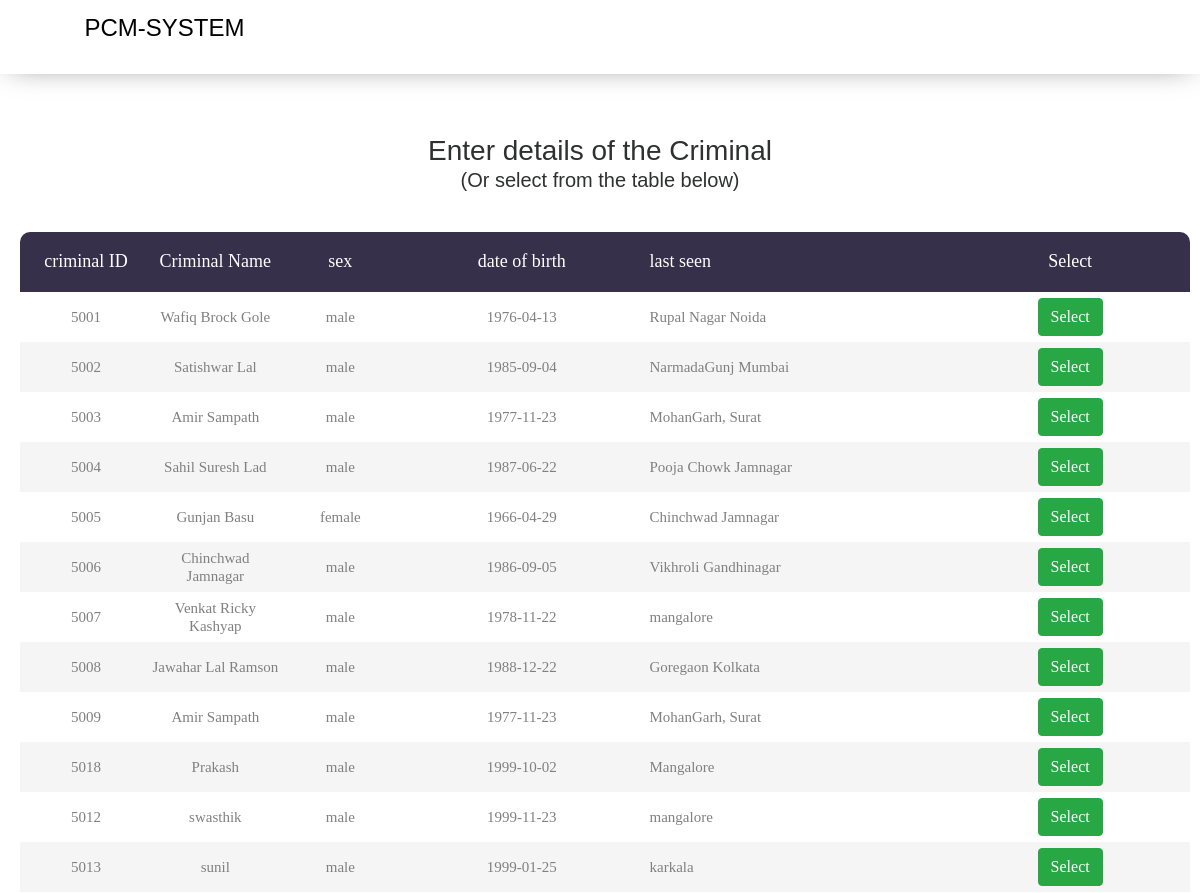
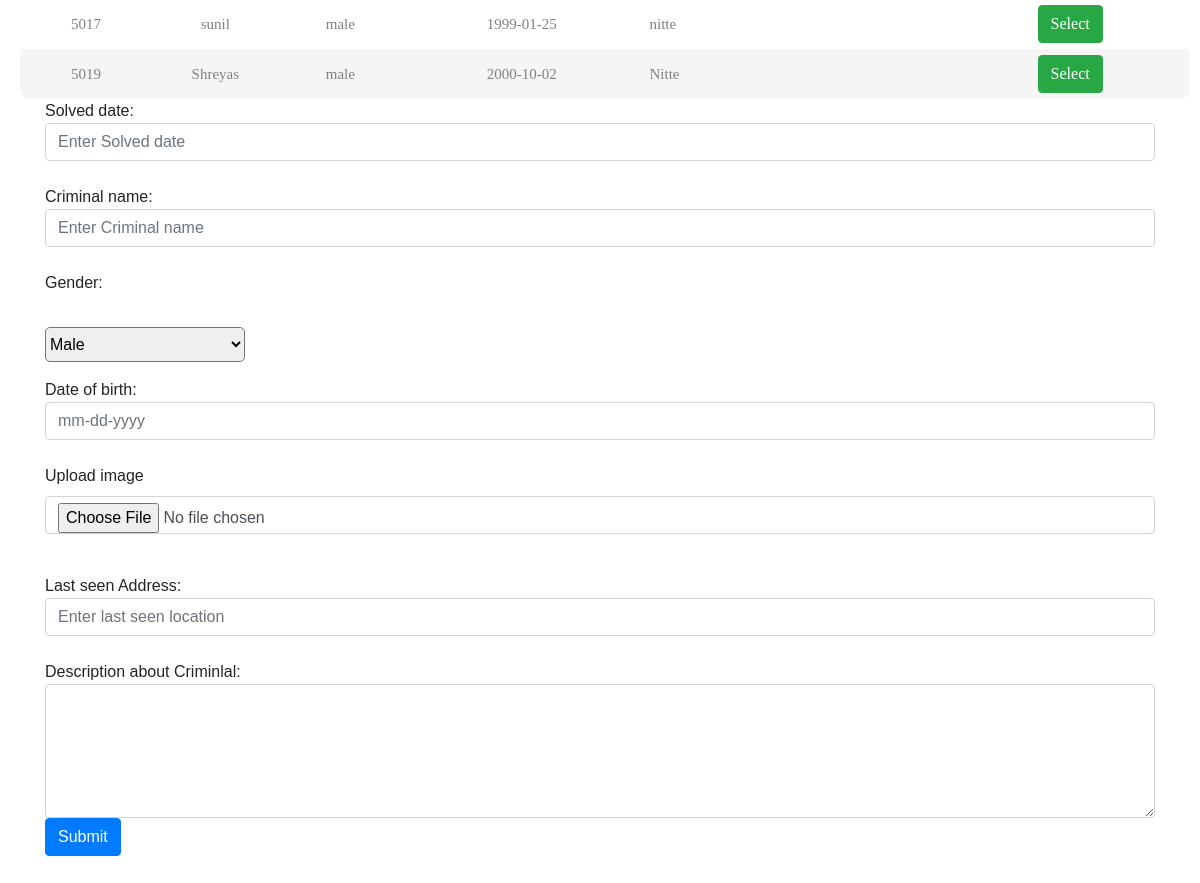
Page /solvedcomp.php (signed in) on the committed database (2 pictures, top to bottom).
### tables this page shows
CREATE TABLE IF NOT EXISTS `crimial` (
  `cri_id` int(11) NOT NULL,
  `cri_name` varchar(30) NOT NULL,
  `sex` varchar(8) NOT NULL,
  `dob` date NOT NULL,
  `descrip` text,
  `lastseenaddr` text NOT NULL,
  `cri_img_name` varchar(255) DEFAULT NULL,
  `image` longblob
);

### solvedcomp.php (the view, shortened to what this page needs)
<?php
	$cri_name = "";
	$cri_sex = "";
	$cri_dob = "";
	$lseen = "";
require_once "config.php";
$sqlStr = "SELECT * FROM crimial;";
$result = mysqli_query($link, $sqlStr);
?>
<!DOCTYPE html>
<html>
<head>
	<?php
    include_once 'includes/header.php' ?>
    <link rel="stylesheet" type="text/css" href="css/styleadmin.css">
</head>
<body>
    <?php
    include_once 'includes/policenavbar.php' ?>
	<div id="main">
		<h3 style="padding-top: 40px;" id="boys">Enter details of the Criminal</h3>
		<h5 style="padding-bottom: 40px;" id="boys"> (Or select from the table below)</h5>
		<?php
		echo '
		<div class="limiter">
		<div class="wrap-table100">
		<div class="">
		<table>
		<thead>
		<tr class="table100-head">
		<th class="column1">criminal ID</th>
		<th class="column2">Criminal Name</th>
		<th class="column3">sex</th>
		<th class="column4">date of birth</th>
		<th class="column5">last seen</th>
		<th class="column4">Select</th>
		</tr>
		</thead>';
		echo "<tbody>";
		while ($row = mysqli_fetch_array($result)) {
		echo '
		<tr>
		<td class="column1">'.$row['cri_id'].'</td>
		<td class="column2">'.$row['cri_name'].'</td>
		<td class="column3">'.$row['sex'].'</td>
		<td class="column4">'.$row['dob'].'</td>
		<td class="column5">'.$row['lastseenaddr'].'</td>
		<form method = "POST" action = "solvedcomp.php">
		<input type="hidden" name = "crid" value = '.$row['cri_id'].' class="btn btn-primary">
		<td class="column4"><button type="submit" name = "select" class="btn btn-success">Select</button></td>
		</form>
		</tr>';
		}
		echo '
		</tbody>
		</table>
		</div>
		</div>
		</div>
		';
		?>
		<form method="POST" enctype="multipart/form-data">
			<div class="container">
				<div class="form-group">
				Solved date:<br>
				<input type="text"  class="form-control"  name="date" placeholder="Enter Solved date" ><br>
				Criminal name:<br>
				<input type="text" class="form-control" name="criname" value="<?php echo $cri_name ?>" placeholder="Enter Criminal name" ><br>
				Gender:<br>
				<div class="form-group">
				<label class="text-white">Gender</label></br>
				<select style="width:200px;height: 35px;border-radius: 5px;" value="<?php echo $cri_sex ?>" name="gender" required="">
				<option value="male">Male</option>
				</select>
				</div>
				Date of birth:<br>
				<input type="text" class="form-control" value="<?php echo $cri_dob ?>"  name="dob" placeholder="mm-dd-yyyy"><br>
				<div class="form-group">
				<label>Upload image</label>
				<input type="file" name="myimage" class="form-control" ><br/>
				</div>
				Last seen Address:<br>
				<input type="text" class="form-control" name="lsaddr" value="<?php echo $lseen ?>" placeholder="Enter last seen location" ><br>
				Description about Criminlal:<br>
				<textarea cols="50" class="form-control" name="description" rows="5"></textarea>
				<button type="submit" name="submit" class="btn btn-primary">Submit</button>
			</div>
		</form>
	</div>
</html>

### includes/header.php (shortened to what this page needs)
<link rel="stylesheet" type="text/css" href="bootstrap\css\bootstrap.css">
<link rel="stylesheet" type="text/css" href="css/animate.css">
<link rel="stylesheet" type="text/css" href="css/main.css">
<link rel="stylesheet" type="text/css" href="fonts\font-awesome\css\font-awesome.css">

### includes/policenavbar.php
<nav class="navbar fixed-top">
    <div class="container">
        <span class="open-slide">
        <a class="text-dark" href="#" onclick="openSideMenu()">
        <i class="fa fa-bars"></i>
        </a>
        </span>
        <div class="navbar-nav mr-auto">
            <h4>PCM-SYSTEM</h4>
        </div>
    </div>
</nav>

### css/main.css (style rules this page uses)
* { margin: 0px; padding: 0px; box-sizing: border-box; }
body, html { height: 100%; font-family: sans-serif; }
a { margin: 0px; transition: all 0.4s; -webkit-transition: all 0.4s; -o-transition: all 0.4s; -moz-transition: all 0.4s; }
h1,h2,h3,h4,h5,h6 { margin: 0px; }
input { display: block; }
.limiter { width: 100%; margin: 0 auto; }
.wrap-table100 { width: 1170px; }
table { border-spacing: 1; border-collapse: collapse; background: white; border-radius: 10px; overflow: hidden; width: 100%; margin: 0 auto; position: relative; }
table * { position: relative; }
table td, table th { padding-left: 8px; }
table thead tr { height: 60px; background: #36304a; }
table tbody tr { height: 50px; }
table td, table th { text-align: center; }
.table100-head th { font-family: OpenSans-Regular; font-size: 18px; color: #fff; line-height: 1.2; font-weight: unset; }
tbody tr:nth-child(even) { background-color: #f5f5f5; }
tbody tr { font-family: OpenSans-Regular; font-size: 15px; color: #808080; line-height: 1.2; font-weight: unset; }
.column1 { width: 70px; }
.column2 { width: 70px; }
.column3 { width: 65px; }
.column4 { width:140px; text-align:center; align-items: center; }
.column5 { width: 170px; text-align: left; }

### css/styleadmin.css (style rules this page uses)
* { padding: 0; margin: 0; }
body { font-family: sans-serif; background-color: #ffffff; overflow-x: hidden; }
.navbar { background-color:#fff; overflow: hidden; height: 74px; box-shadow: 0px 0px 30px -10px rgba(0,0,0,0.57); }
.navbar { float: left; display: block; text-align: center; padding: 14px 16px; color: #000; text-decoration: none; font-size: 18px; }
.navbar .open-slide a i { font-size: 25px; }
#main { margin-top: 74px; transition: margin-left 0.5s; padding: 20px; overflow: hidden; width: 100%; }
#boys { text-align: center; color: #2f3030; }
.wrap-table100 { width: 1170px; }
.table100-head th { font-family: OpenSans-Regular; font-size: 18px; color: #fff; line-height: 1.2; font-weight: unset; }
.column1 { width: 70px; }
.column2 { width: 70px; }
.column3 { width: 65px; }
.column4 { width:140px; text-align:center; align-items: center; }
.column5 { width: 170px; text-align: left; }
.mr-auto { vertical-align: middle; padding-left: 20px; }

### rows in the picture
crimial: cri_id "5001", cri_name "Wafiq Brock Gole", sex "male", dob "1976-04-13", lastseenaddr "Rupal Nagar Noida"
crimial: cri_id "5002", cri_name "Satishwar Lal", sex "male", dob "1985-09-04", lastseenaddr "NarmadaGunj Mumbai"
crimial: cri_id "5003", cri_name "Amir Sampath", sex "male", dob "1977-11-23", lastseenaddr "MohanGarh, Surat"
crimial: cri_id "5004", cri_name "Sahil Suresh Lad", sex "male", dob "1987-06-22", lastseenaddr "Pooja Chowk Jamnagar"
crimial: cri_id "5005", cri_name "Gunjan Basu", sex "female", dob "1966-04-29", lastseenaddr "Chinchwad Jamnagar"
crimial: cri_id "5006", cri_name "Chinchwad Jamnagar", sex "male", dob "1986-09-05", lastseenaddr "Vikhroli Gandhinagar"
crimial: cri_id "5007", cri_name "Venkat Ricky Kashyap", sex "male", dob "1978-11-22", lastseenaddr "mangalore"
crimial: cri_id "5008", cri_name "Jawahar Lal Ramson", sex "male", dob "1988-12-22", lastseenaddr "Goregaon Kolkata"
crimial: cri_id "5009", cri_name "Amir Sampath", sex "male", dob "1977-11-23", lastseenaddr "MohanGarh, Surat"
crimial: cri_id "5018", cri_name "Prakash", sex "male", dob "1999-10-02", lastseenaddr "Mangalore"
crimial: cri_id "5012", cri_name "swasthik", sex "male", dob "1999-11-23", lastseenaddr "mangalore"
crimial: cri_id "5013", cri_name "sunil", sex "male", dob "1999-01-25", lastseenaddr "karkala"
crimial: cri_id "5017", cri_name "sunil", sex "male", dob "1999-01-25", lastseenaddr "nitte"
crimial: cri_id "5019", cri_name "Shreyas", sex "male", dob "2000-10-02", lastseenaddr "Nitte"
